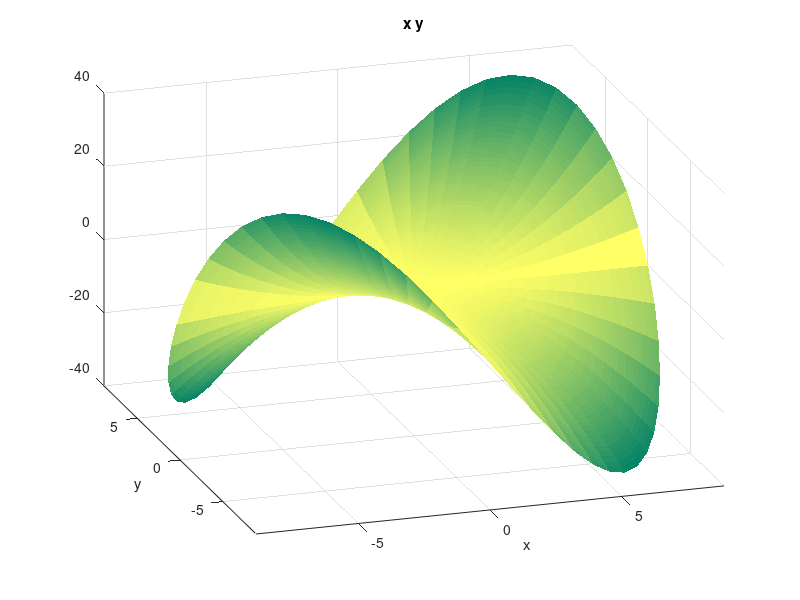

The MATLAB source for this figure:
% 20130506 XY511 22:50
% AbrahamX @ NWPU
% Just another example on Spinmap
ezsurf('x*y', 'circ');
shading flat;
view([-18, 28])
C = summer;  % Well, it's just a colormap
CC = [C; flipud(C)];  % See the result and figure out WHY.
colormap(CC)
spinmap(30, 4)  % Duration: 30s; 4 lines at a time
